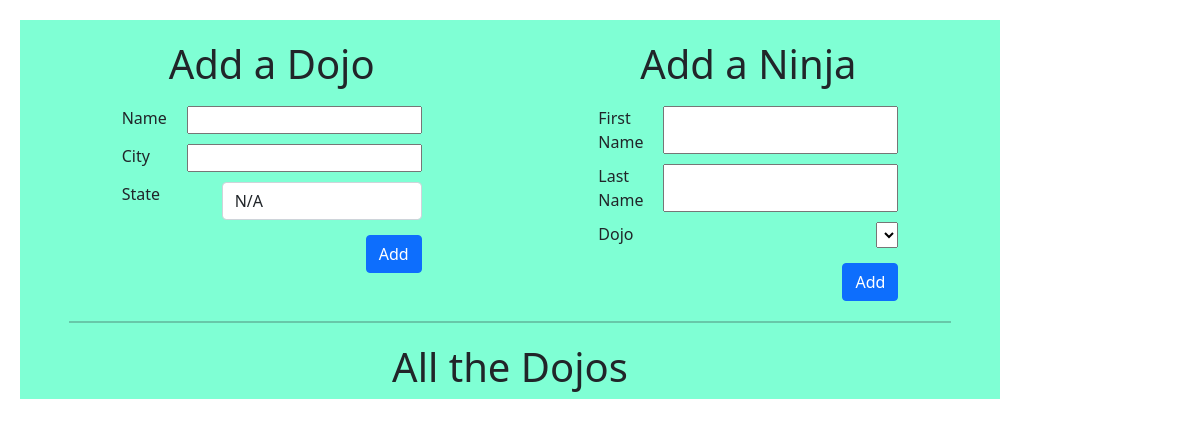
Before: / with the older database file.
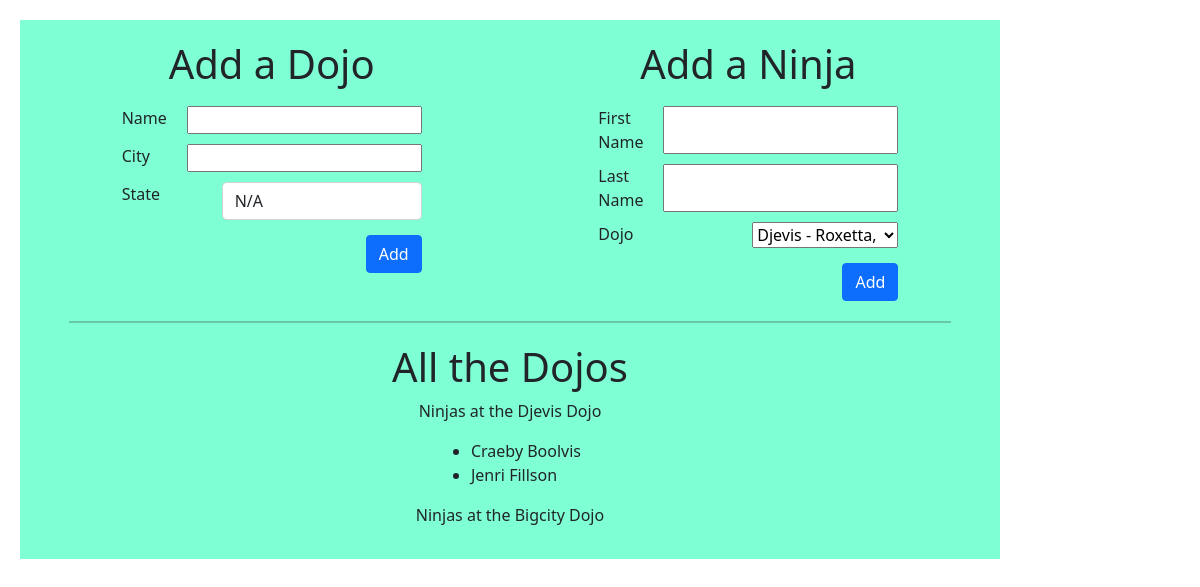
After: the same page with the newer database file.
### dojos_ninjas_template_app/models.py (models this page shows)
class Dojo(models.Model):
    dojo_name=models.CharField(max_length=255)
    dojo_city=models.CharField(max_length=255)
    dojo_state=models.CharField(max_length=2)
    created_at=models.DateTimeField(auto_now_add=True)
    updated_at=models.DateTimeField(auto_now=True)

class Ninja(models.Model):
    first_name=models.CharField(max_length=255)
    last_name=models.CharField(max_length=255)
    dojo=models.ForeignKey(Dojo, related_name="ninjas", on_delete=models.CASCADE)
    created_at=models.DateTimeField(auto_now_add=True)
    updated_at=models.DateTimeField(auto_now=True)

### dojos_ninjas_template_app/views.py (the view)
# urls.py: path('', views.index),
def index(request):
    context={
        'dojos':Dojo.objects.all(),
        'ninjas':Ninja.objects.all()
    }
    return render(request, 'index.html', context)

### dojos_ninjas_template_app/templates/index.html (shortened to what this page needs)
<!DOCTYPE html>
<html lang="en">
<head>
    {% load static %}
    <link href="https://cdn.jsdelivr.net/npm/bootstrap@5.1.3/dist/css/bootstrap.min.css" rel="stylesheet">
    <link rel="stylesheet" href="{% static 'css/style.css'%}">
</head>
<body>
    <div id="wrapper">
        <div id="top-half">
            <div id="left-half">
                <h1>Add a Dojo</h1>
                <form action="/createDojo" method='POST'>
                    <div class="label-input">
                        <label for="dojo_name">Name</label>
                        <input type="text" name="dojo_name" id="dojo_name">
                    </div>
                    <div class="label-input">
                        <label for="dojo_city">City</label>
                        <input type="text" name="dojo_city" id="dojo_city">
                    </div>
                    <div class="label-input">
                        <label for="dojo_state">State</label>
                        <select class="form-control dropdown-width" id="dojo_state" name="dojo_state">
                            <option value="">N/A</option>
                        </select>
                    </div>
                    <button class="btn btn-primary float-end">Add</button>
                </form>
            </div>
            <div id="right-half">
                <h1>Add a Ninja</h1>
                <form action="/createNinja" method='POST' class="clearfix">
                    <div class="label-input">
                        <label for="first_name">First Name</label>
                        <input type="text" name="first_name" id="first_name">
                    </div>
                    <div class="label-input">
                        <label for="last_name">Last Name</label>
                        <input type="text" name="last_name" id="last_name">
                    </div>
                    <div class="label-input">
                        <label for="dojo">Dojo</label>
                        <select name="dojo">
                            {% for dojo in dojos %}
                            <option value="{{dojo.id}}">{{dojo.dojo_name}} - {{dojo.dojo_city}}, {{dojo.state}}</option>
                            {% endfor %}
                        </select>
                    </div>
                    <button class="btn btn-primary float-end">Add</button>
                </form>
            </div>
        </div>
        <hr>
        <div id="bottom-half">
            <h1>All the Dojos</h1>
            {% for dojo in dojos %}
            <p>Ninjas at the {{dojo.dojo_name}} Dojo</p>
            <ul>
                {% for ninja in dojo.ninjas.all %}
                <li>{{ninja.first_name}} {{ninja.last_name}}</li>
                {% endfor %}
            </ul>
            {% endfor %}
        </div>
    </div>
</body>
</html>

### dojos_ninjas_template_app/static/css/style.css (style rules this page uses)
* { padding: 0; margin: 0; box-sizing: border-box; }
#wrapper { width: 980px; min-height: 300px; margin: 20px 0 0 20px; background-color: aquamarine; }
#wrapper hr { width: 90%; height: 2px; margin: 20px auto; }
#top-half { padding: 20px 0 0 0; display: flex; flex-direction: row; justify-content: space-evenly; }
#top-half button { margin-top: 15px; }
#left-half { width: 450px; display: flex; flex-direction: column; align-items: center; }
#right-half { width: 450px; display: flex; flex-direction: column; align-items: center; }
.label-input { width: 300px; padding: 10px 0 0 0; display: flex; justify-content: space-between; }
#bottom-half { width: 980px; display: flex; flex-direction: column; align-items: center; }
.dropdown-width { width: 200px; }

Changed rows visible on the page:
added Dojo: dojo_name "Djevis"
added Ninja: first_name "Craeby", last_name "Boolvis"
added Ninja: first_name "Jenri", last_name "Fillson"
added Dojo: dojo_name "Bigcity"
Other visible differences:
form field dojo: (not shown) → "Djevis - Roxetta,"
